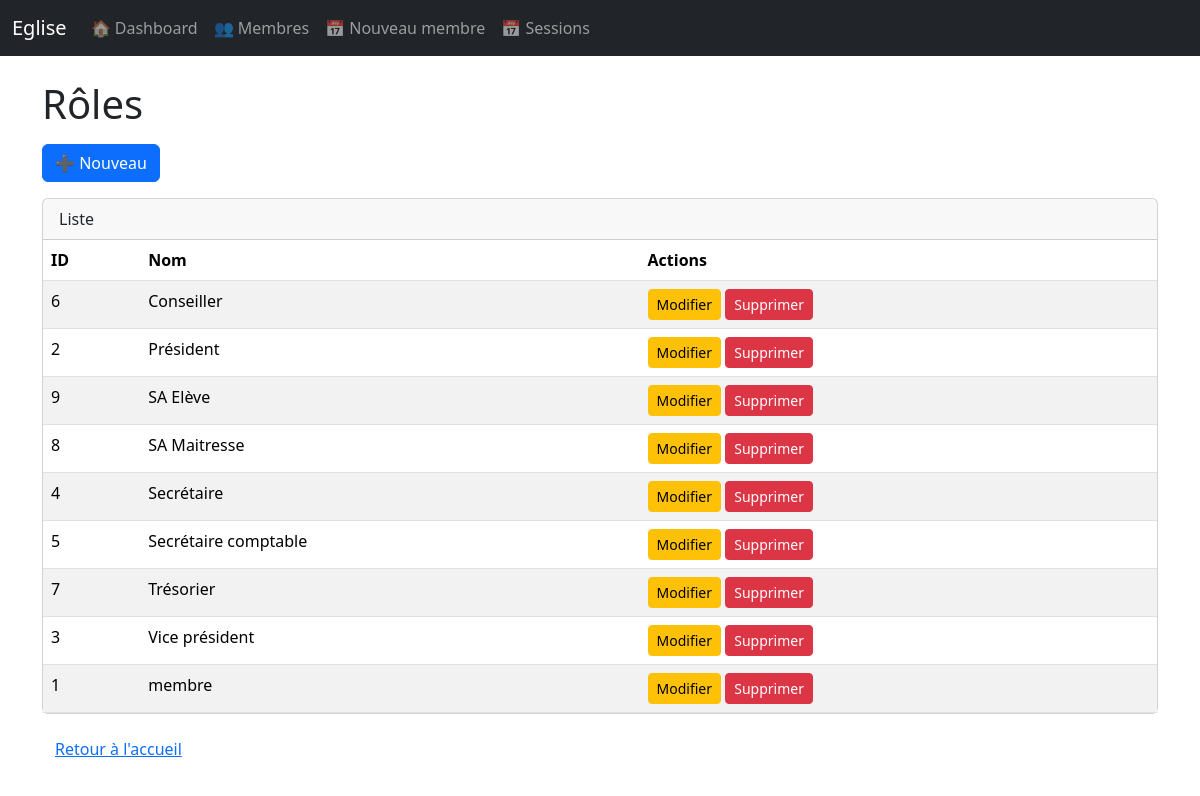
/roles, run on the app's committed database.
### app.py (models this page shows)
class Role(db.Model):
    id = db.Column(db.Integer, primary_key=True)
    nom = db.Column(db.String(100), nullable=False)

### app.py (the view)
@app.route('/roles')
def roles_liste():
    roles = Role.query.order_by(Role.nom).all()
    return render_template('roles_liste.html', roles=roles)

### app.py (called while the page is built)
@app.context_processor
def utility_processor():
    def url_for_other_page(page):
        """
        Construit l'URL pour une autre page de pagination en conservant :
        - les paramètres de chemin (ex: session_id)
        - les paramètres GET (filtres)
        """
        args = {}
        if request.view_args:
            args.update(request.view_args)          # ex: session_id
        args.update(request.args.to_dict())         # filtres actuels
        args['page'] = page
        return url_for(request.endpoint, **args)
    return dict(url_for_other_page=url_for_other_page)

### templates/roles_liste.html (shortened to what this page needs)
{% extends "base.html" %}
{% block content %}
  <h1 class="mb-3">Rôles</h1>
  <div class="mb-3">
    <a href="{{ url_for('role_nouveau') }}" class="btn btn-primary">➕ Nouveau</a>
  </div>
  <div class="card">
    <div class="card-header">Liste</div>
    <div class="table-responsive">
      <table class="table table-striped table-hover mb-0">
        <thead>
          <tr>
            <th>ID</th>
            <th>Nom</th>
            <th>Actions</th>
          </tr>
        </thead>
        <tbody>
          {% for x in roles %}
            <tr>
              <td>{{ x.id }}</td>
              <td>{{ x.nom }}</td>
              <td>
                <a href="{{ url_for('role_modifier', role_id=x.id) }}" class="btn btn-sm btn-warning">Modifier</a>
                <form action="{{ url_for('role_supprimer', role_id=x.id) }}" method="post"
                      class="d-inline"
                      onsubmit="return confirm('Supprimer ?');">
                  <button type="submit" class="btn btn-sm btn-danger">Supprimer</button>
                </form>
              </td>
            </tr>
          {% else %}
            <tr>
              <td colspan="3" class="text-center">Aucun enregistrement.</td>
            </tr>
          {% endfor %}
        </tbody>
      </table>
    </div>
  </div>
  <a href="{{ url_for('index') }}" class="btn btn-link mt-3">Retour à l'accueil</a>
</div>
{% endblock %}

### data on the page
Role: id "6", nom "Conseiller"
Role: id "2", nom "Président"
Role: id "9", nom "SA Elève"
Role: id "8", nom "SA Maitresse"
Role: id "4", nom "Secrétaire"
Role: id "5", nom "Secrétaire comptable"
Role: id "7", nom "Trésorier"
Role: id "3", nom "Vice président"
Role: id "1", nom "membre"
